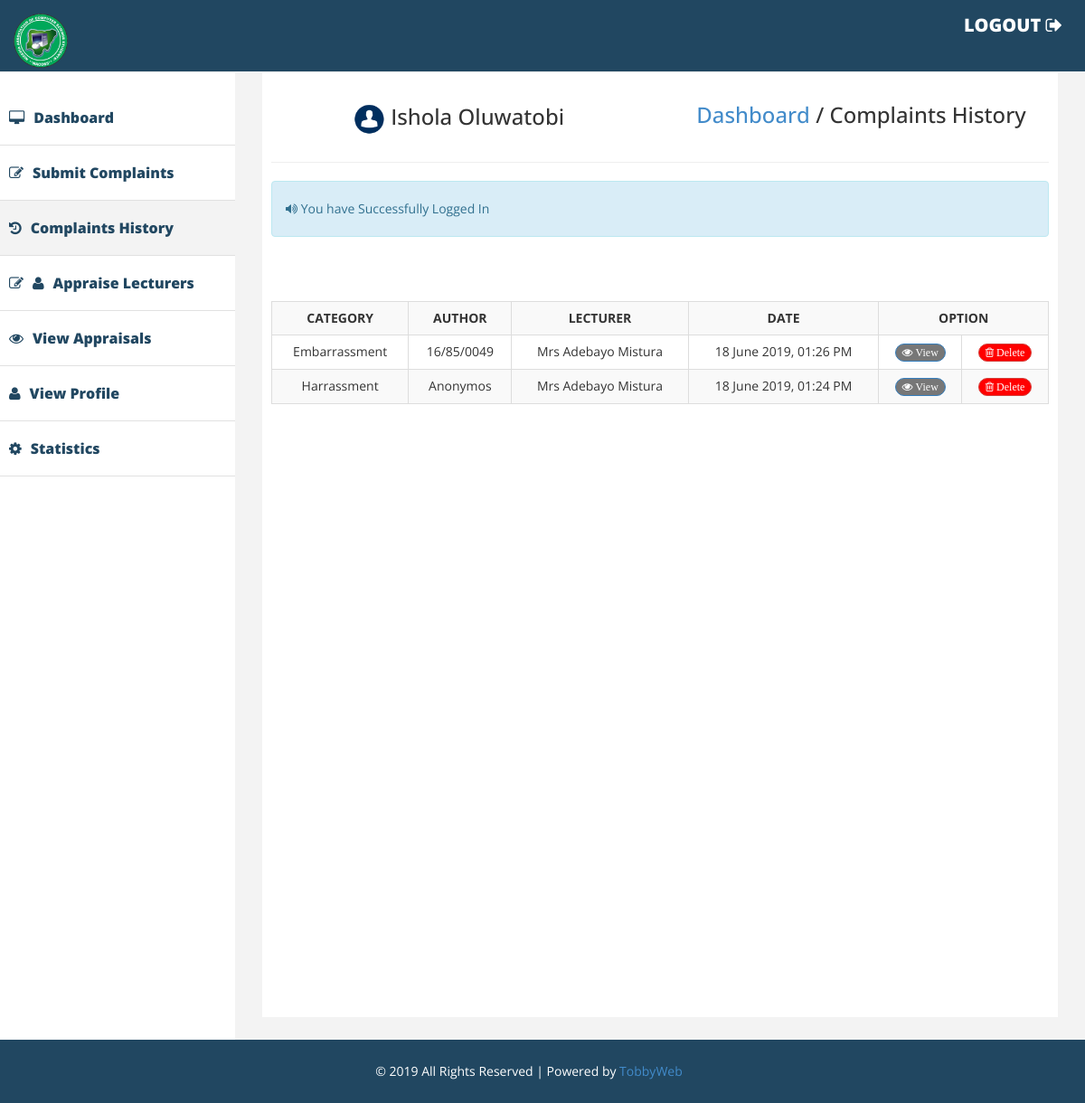
Page /history.php (signed in) on the committed database.
### tables this page shows
CREATE TABLE `users` (
  `users_id` int(11) NOT NULL,
  `title` varchar(10) DEFAULT NULL,
  `username` varchar(35) NOT NULL,
  `password` varchar(64) NOT NULL,
  `surname` varchar(20) DEFAULT NULL,
  `firstname` varchar(20) DEFAULT NULL,
  `matric` varchar(35) DEFAULT NULL,
  `email` varchar(35) DEFAULT NULL,
  `phone` varchar(20) DEFAULT NULL,
  `department` varchar(40) DEFAULT NULL,
  `level` varchar(30) DEFAULT NULL,
  `photo` text,
  `salt` varchar(32) NOT NULL,
  `joined` varchar(25) NOT NULL,
  `group` int(11) NOT NULL,
  `opt` varchar(10) DEFAULT NULL
);

CREATE TABLE `complaints` (
  `c_id` int(11) NOT NULL,
  `category` varchar(30) DEFAULT NULL,
  `level` varchar(15) DEFAULT NULL,
  `proof` text,
  `lecturer` varchar(50) DEFAULT NULL,
  `complaint` text,
  `date` varchar(30) DEFAULT NULL,
  `mode` varchar(20) DEFAULT NULL,
  `photo` text,
  `user` varchar(40) DEFAULT NULL
);

### classes/Config.php (called while the page is built)
<?php
class Config{
	public static function get($path=  null){
		if ($path){
			$config = $GLOBALS['config'];
			$path = explode('/', $path);
			foreach ($path as $bit){
				if (isset($config[$bit])) {
					$config=$config[$bit];
				}
			}
			return $config;
			}
			return false;
		}
	}
?>

### classes/DB.php (called while the page is built, shortened)
<?php
class DB {
	private static $_instance = null;
	private $_pdo,
	$_query,
	$_error = false,
	$_results,
	$_count = 0;
	private function __construct() {
		try{
			$this->_pdo = new PDO('mysql:host='. Config::get('mysql/host'). ';dbname=' .Config::get('mysql/db'), Config::get('mysql/username'), Config::get('mysql/password'));
		}catch(PDOException $e){
			die($e->getMessage());
		}
	}
	 public static function getInstance() {
	 	if(!isset(self::$_instance)) {
	 		self::$_instance=new DB();
	 	}
	 	return self::$_instance;
	 }
	 public function query($sql, $params = array()){
	 	$this->_error=false;
	 	if($this->_query = $this->_pdo->prepare($sql)){
	 			$x = 1;
	 			if(count($params)) {
	 				foreach($params  as $param) {
	 					$this->_query->bindValue($x, $param);
	 					$x++;
	 				}
	 			}
	 	if($this->_query->execute()){
	 	$this->_results = $this->_query->fetchAll(PDO::FETCH_OBJ);
	 	$this->_count=$this->_query->rowCount();
	 	}else{
	 		$this->_error = true;
	 	}
	  }
	  return $this;
	}
	public function action($action,$table,$where =array()){
			if (count($where) === 3) {
				$operators =array('=', '>', '<', '>=', '<=');
				 $field      = $where[0];
				 $operator   = $where[1];
				 $value      = $where[2];
				 if (in_array($operator, $operators)){
				 	$sql = "{$action}  FROM {$table} WHERE {$field} {$operator} ?";
				 		if (!$this->query($sql, array($value))->error()) {
				 				return $this;
				 		}
				 }
			}
			return false;
	}
	public function get($table,$where){
		return $this->action('SELECT *', $table, $where);
	}
	public function results(){
		return $this->_results;
	}
	public function first(){
		return $this->results()[0];
	}
	public function error(){
		return $this->_error;
	}
	public function count(){
	return $this->_count;
	}
}
?>

### classes/User.php (called while the page is built, shortened)
<?php
	class User{
		private $_db,
				$_data,
				$_sessionName,
				$_cookieName,
				$_isLoggedIn;
		public function __construct($user = null){
			$this->_db = DB::getInstance();
			$this->_sessionName = Config::get('session/session_name');
				if(!$user){
					if (Session::exists($this->_sessionName)) {
						$user = Session::get($this->_sessionName);
							if($this->find($user)){
								$this->_isLoggedIn = true;
							}else{
							}
					}
				}else{
					$this->find($user);
				}
		}
			public function find( $user = null){
				if($user){
					$field = (is_numeric($user)) ? 'users_id' : 'username';
					$data = $this->_db->get('users', array($field, '=', $user));
					if ($data->count()) {
						$this->_data = $data->first();
						return true;
					}
				}
				return false;
			}
		public function data(){
			return $this->_data;
		}
		public function isLoggedIn(){
			return $this->_isLoggedIn;
		}
	}
?>

### classes/Session.php (called while the page is built, shortened)
<?php
class Session{
	public static function exists($name){
		return (isset($_SESSION[$name])) ? true : false;
	}
	public static function get($name){
		return $_SESSION[$name];
	}
	public static function flash($name, $string = ''){
		if (self::exists($name)) {
			$session = self::get($name);
			return $session;
		}else{
			self::put($name, $string);
		}
	}
}
?>

### functions/sanitize.php (called while the page is built)
<?php
function escape($string){
	return htmlentities($string, ENT_QUOTES, 'UTF-8');
}
?>

### history.php (the view, shortened to what this page needs)
<!DOCTYPE html>
<html>
<head>
    <link href="assets/css/bootstrap.css" rel="stylesheet" />
    <link href="assets/css/font-awesome.css" rel="stylesheet" />
    <link href="assets/css/custom.css" rel="stylesheet" />
</head>
<body>
<?php
  $user = new User();
  $surname = escape($user->data()->surname);
  $username = escape($user->data()->username);
  $firstname = escape($user->data()->firstname);
  $photo = escape($user->data()->photo);
  $users_id = escape($user->data()->users_id);
  if ($user->isLoggedIn()) {
?>
<div id="wrapper">
  <div class="navbar navbar-inverse navbar-fixed-top">
    <div class="adjust-nav">
      <div class="navbar-header">
          <a class="navbar-brand" href="#">
              <img src="assets/img/nacoss.png" style="width:60px; height:60px;" />
          </a>
      </div>
        <span class="logout-spn">
          <a href="logout.php" style="color:#fff; font-size:20px;">LOGOUT <i class="fa fa-sign-out"></i></a>
        </span>
    </div>
  </div>
      <nav class="navbar-default navbar-side" role="navigation">
      <div class="sidebar-collapse">
      <ul class="nav" id="main-menu">
          <li>
            <a href="welcome.php?user=<?php echo $users_id; ?>" ><i class="fa fa-desktop"></i>Dashboard</a>
          </li>
          <li>
            <a href="subcomplaints.php?user=<?php echo $users_id; ?>" ><i class="fa fa-edit"></i>Submit Complaints</a>
          </li>
          <li class="active-link">
            <a href="history.php?user=<?php echo $users_id; ?>" ><i class="fa fa-history"></i>Complaints History</a>
          </li>
          <li>
            <a href="subappraise.php?user=<?php echo $users_id; ?>" ><i class="fa fa-edit"></i><i class="fa fa-user"></i>Appraise Lecturers</a>
          </li>
          <li>
            <a href="viewappraisals.php?user=<?php echo $users_id; ?>" ><i class="fa fa-eye"></i>View Appraisals</a>
          </li>
          <li>
            <a href="studprofile.php?user=<?php echo $users_id; ?>" ><i class="fa fa-user"></i>View Profile</a>
          </li>
          <li>
            <a href="statistics.php?user=<?php echo $users_id; ?>" ><i class="fa fa-cog"></i>Statistics</a>
          </li>
      </ul>
      </div>
      </nav>
<div id="page-wrapper" >
  <div id="page-inner">
        <div class="row text-center" style="margin-top:1%;">
          <div class="col-md-6">
            <?php $Rphoto = "<img src='profile/".$photo."' style='width:35px; height:35px;border-radius:50%;'>"; ?>
            <h3 style=""><?php echo $Rphoto." ". $surname." ". $firstname; ?></h3>
          </div>
          <div class="col-md-6">
            <h3><a href="welcome.php?user=<?php echo $users_id; ?>">Dashboard</a> / Complaints History</h3>
          </div>
        </div>
      <hr/>
      <?php if (Session::exists('home')) { ?>
      <div class="row">
        <div class="col-lg-12 ">
          <div class="alert alert-info">
            <i class="fa fa-volume-up"></i>
               <?php echo Session::flash('home'); ?>
          </div>
        </div>
      </div>
      <?php
        }
      ?>
    <div class="row" style="margin-top:6%;">
      <div class="col-md-12 text-center">
      <?php
      $sql = DB::getInstance()->query("SELECT * FROM complaints WHERE user = '$username' ORDER BY c_id desc");
      if ($sql->count($sql))
      { ?>
        <table class="table table-striped table-bordered text-center">
          <tr>
            <th style="text-align:center;">CATEGORY</th>
            <th style="text-align:center;">AUTHOR</th>
            <th style="text-align:center;">LECTURER</th>
            <th style="text-align:center;">DATE</th>
            <th colspan="2" style="text-align:center;">OPTION</th>
          </tr>
        <?php
        foreach ($sql->results() as $sql) {?>
         <tr>
            <td>
            <?php echo $sql->category;?>
            </td>
            <td>
            <?php echo $sql->mode;?>
            </td>
            <td>
            <?php echo $sql->lecturer;?>
            </td>
            <td>
            <?php echo $sql->date;?>
            </td>
            <td>
            <a href="viewcomplaints.php?id=<?php echo $sql->c_id; ?>">
              <span class="badge btn btn-primary">
                <i class="fa fa-eye"> View</i>
              </span>
            </a>
            </td>
            <td>
            <a href="historydelete.php?id=<?php echo $sql->c_id; ?>">
              <span class="badge btn btn-danger" style="background-color:red">
                <i class="fa fa-trash-o"> Delete</i>
              </span>
            </a>
            </td>
          </tr>
        <?php
        }
        }
        else {
          ?>
              <div class="alert alert-danger">
                  <p>Dear <b><?php echo $surname; ?></b>, YOU HAVE NOT SUBMITTED ANY COMPLAINTS YET !!!<br/> <b>Only Successfully Submitted Complaints will Appear here</b></p>
              </div>
        <?php
        }
        ?>
      </table>
        </div>
      </div>
  </div>
</div>
</div>
<div class="footer">
    <div class="row">
        <div class="col-lg-12 text-center">
            &copy; 2019 All Rights Reserved | Powered by <a href="#">TobbyWeb</a>
        </div>
    </div>
</div>
<?php
}
else
{
  redirect::to('login.php');
}
?>
</body>
</html>

### assets/css/custom.css (style rules this page uses)
body { font-family: 'Open Sans', sans-serif; line-height:30px; }
#wrapper { width: 100%; margin-top:50px; }
#page-wrapper { padding: 15px 15px; min-height: 600px; background:#F3F3F3; }
#page-inner { width:100%; margin:10px 20px 10px 0px; background-color:#fff!important; padding:10px; min-height:1050px; }
.sidebar-collapse .nav { padding:0; padding-top:50px; }
.sidebar-collapse > .nav > li > a { padding:15px 10px; color: #214761; font-weight: 900; font-size: 16px; }
.sidebar-collapse > .nav > li { border-bottom:1px solid #e1e1e1; }
.navbar-side { border:none; background-color: #fff; }
.navbar-inverse { background-color: #214761; border-color: #F0F0F0; min-height: 80px; }
.nav > li > a > i { margin-right:10px; }
.logout-spn { float:right; color:#fff; font-size:25px; font-weight:800; margin:20px; margin: 10px 25px 10px 50px; }
.logout-spn a { text-decoration:none; }
.active-link { background-color:#f3f3f3; }
.footer { background-color:#214761; width:100%; color:#fff; padding:20px 50px 20px 50px; padding-left:20px; }
@media (min-width:768px) { #page-wrapper { margin: 0 0 0 260px; padding: 15px 30px; min-height: 1050px; } }
@media (min-width:768px) { .navbar-side { z-index: 1; position: absolute; width: 260px; } }

### rows in the picture
users: photo (placeholder picture), surname "Ishola", firstname "Oluwatobi"
complaints: category "Embarrassment", mode "16/85/0049", lecturer "Mrs Adebayo Mistura", date "18 June 2019, 01:26 PM"
complaints: category "Harrassment", mode "Anonymos", lecturer "Mrs Adebayo Mistura", date "18 June 2019, 01:24 PM"

### other values in the picture
Session::flash('home') "You have Successfully Logged In"
